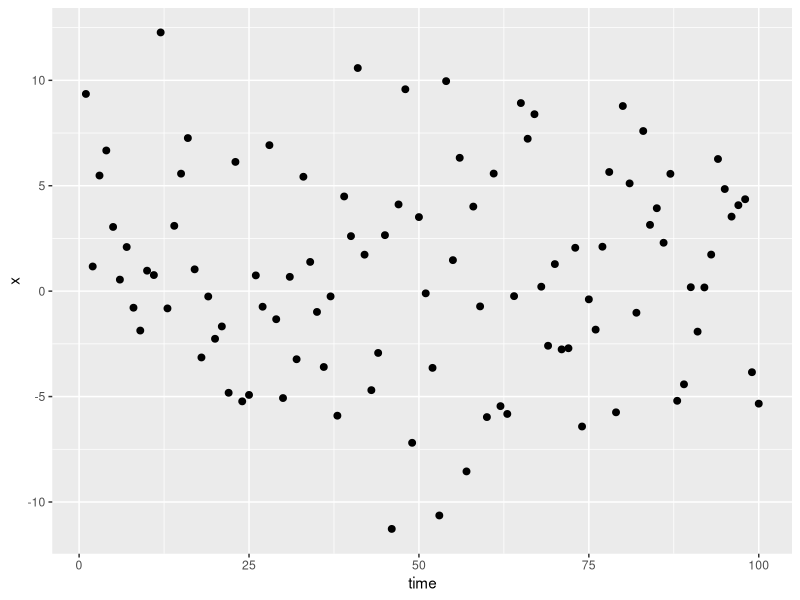
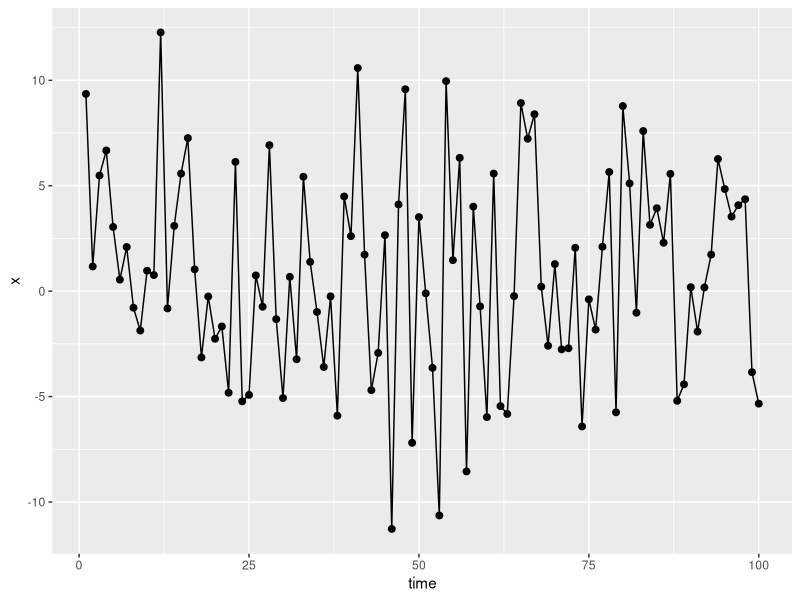
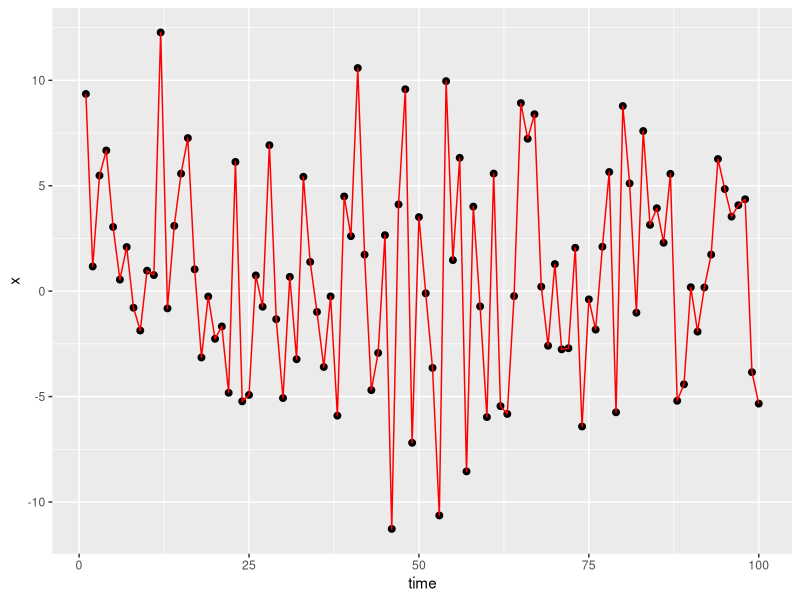
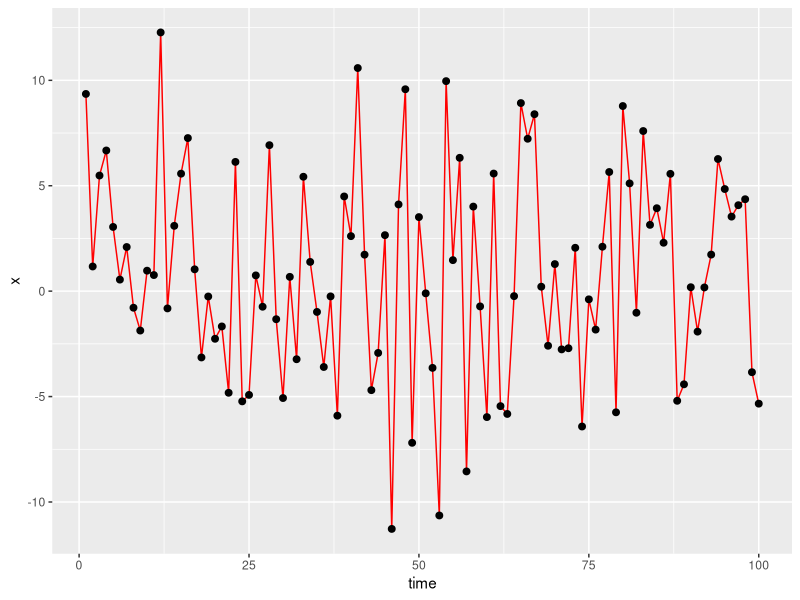
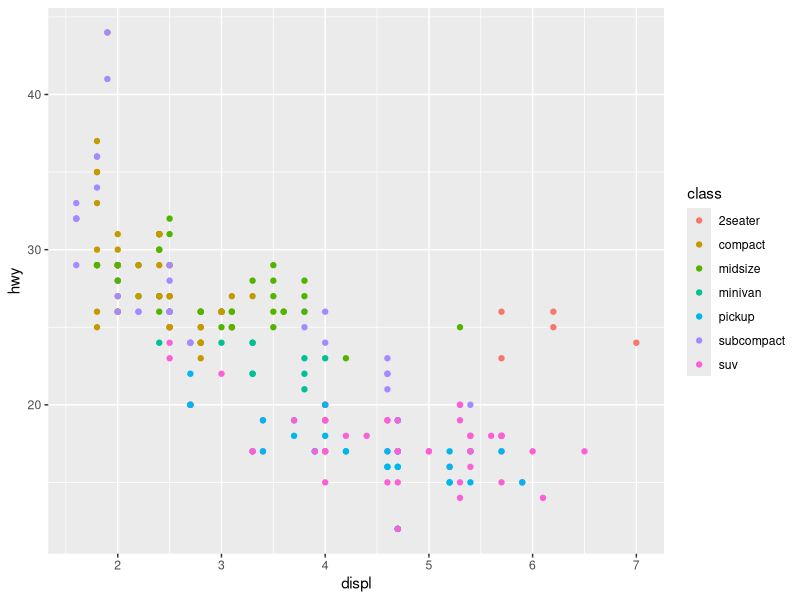
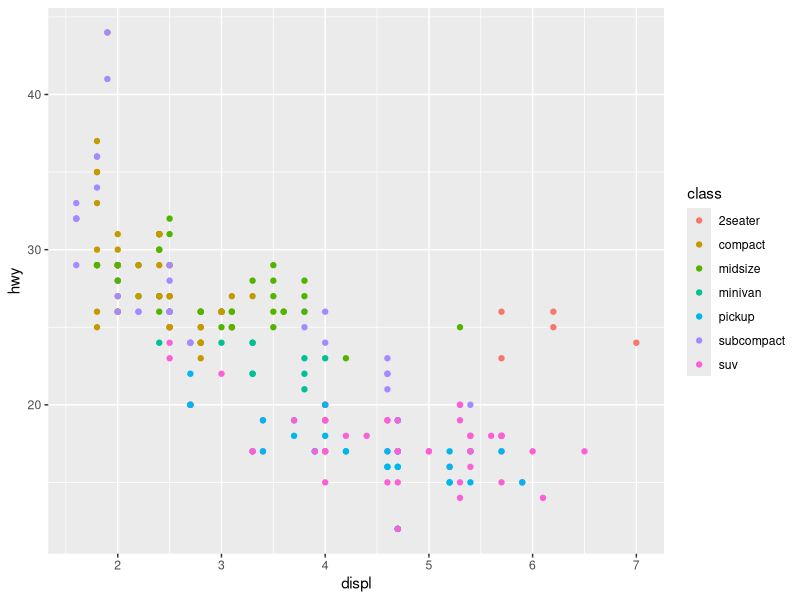
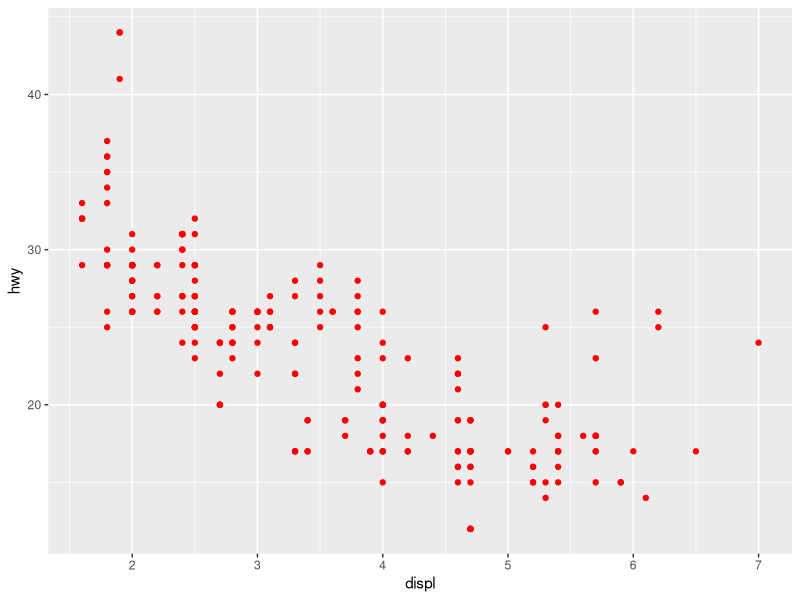
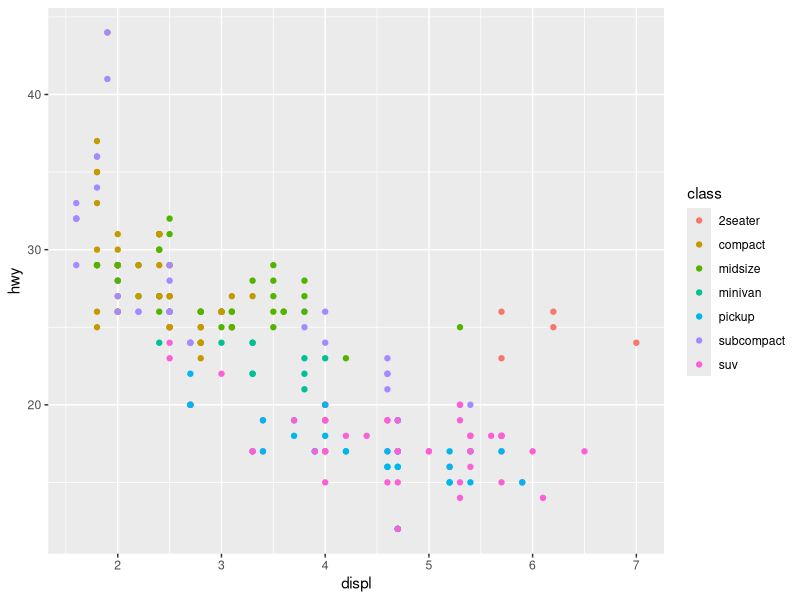

Source code (R) for these figures, in order: (Note: this script raises an error after producing the figures.)
## ---- chunk 1
library(tidyverse)
## ---- chunk 2
diamonds   # Ctrl + Enter で実行
## ---- chunk 3
mpg   # Ctrl + Enter で実行
## ---- chunk 4
# データの用意　　　　　　　　　　 # Ctrl + Shift + Enter で実行
time <- 1:100                      # 時間 1秒から100秒まで1秒刻みで作成
x <- rnorm(100, mean = 0, sd = 5)  # 正規分布にしたがう乱数を発生
df <- tibble(time , x)             # time と x を データフレーム df に
df                                 # df の確認
## ---- chunk 5
# データの描画
ggplot(df, aes(time, x)) +
  geom_point(size = 2)
## ---- chunk 6
ggplot(df, aes(time, x)) +
  geom_point(size = 2) + 
  geom_line()
## ---- chunk 7
ggplot(df, aes(time, x)) +
  geom_point(size = 2) + 
  geom_line(col = "red")
## ---- chunk 8
ggplot(df, aes(time, x)) +
  geom_line(col = "red") +    　# geom_line を先に実行
  geom_point(size = 2)
## ---- chunk 9
# 基本
ggplot(data = mpg, aes(x = displ, y = hwy, col = class)) +  # displ：排気量, hwy：高速道路での燃費（マイル/ガロン） 
  geom_point()
## ---- chunk 10
# データフレームに含まれるデータの変数名の確認方法①
str(mpg)
## ---- chunk 11
# データフレームに含まれるデータの変数名の確認方法②
mpg
## ---- chunk 12
# geom の中で　aes() を指定する
ggplot(data = mpg) +  # displ：排気量, hwy：高速道路での燃費（マイル/ガロン） 
  geom_point(aes(x = displ, y = hwy, col = class))
## ---- chunk 13
# マーカーの色をすべて同じ色に変える
ggplot(data = mpg) +  # displ：排気量, hwy：高速道路での燃費（マイル/ガロン） 
  geom_point(aes(x = displ, y = hwy), col = "red")  # col を aes() の外に出す
## ---- chunk 14
# data = や x = を省略
ggplot(mpg) +  # displ：排気量, hwy：高速道路での燃費（マイル/ガロン） 
  geom_point(aes(displ, hwy, col = class))  
## ---- chunk 15
ggplot(mpg) + 
  geom_point(aes(displ, hwy, col = class), position = "jitter")  # position = jitter 追加
## ---- chunk 16
# geom_jitter
ggplot(mpg) + 
  geom_jitter(aes(displ, hwy, col = class), width = 1)
## ---- chunk 17
# データに適合する直線を描く
ggplot(mpg, aes(displ, hwy)) +
  geom_point() +
  geom_smooth(method = "lm")  # 線形回帰
## ---- chunk 18
# データに適合する曲線を描く
ggplot(mpg, aes(displ, hwy)) +
  geom_point() +
  geom_smooth(method = "loess")  # loess による適合
## ---- chunk 19
# データに適合する曲線を描く
ggplot(mpg, aes(displ, hwy, col = drv)) +
  geom_point() +
  geom_smooth(method = "loess")  # loess による適合
## ---- chunk 20
# データに適合する曲線を描く
ggplot(mpg, aes(displ, hwy, group = drv)) +   # col → group に変更
  geom_point() +
  geom_smooth(method = "loess")  # loess による適合
## ---- chunk 21
# 箱ひげ図
ggplot(mpg, aes(class, hwy)) +
         geom_boxplot()
## ---- chunk 22
# 箱ひげ図：色分け
ggplot(mpg, aes(class, hwy, fill = class)) +
         geom_boxplot()
## ---- chunk 23
# 棒グラフ
ggplot(diamonds) +
  geom_bar(aes(cut))
## ---- chunk 24
# cut ごとの diamonds の平均価格 - 後日説明
price.mean <- diamonds %>%
  group_by(cut) %>%          # cut でデータをグループ化
  summarize(                 # 要約量を出力する関数
    price = mean(price)      # mean: 平均値を出力
  )

# 棒グラフ
ggplot(price.mean, aes(fill = cut)) +          # geom_bar も fill で色分けする
  geom_bar(aes(cut, price), stat = "identity")
## ---- chunk 25
# 積み上げ棒グラフ
ggplot(diamonds, aes(x = cut, fill = clarity)) +
  geom_bar()
## ---- chunk 26
# 積み上げ棒グラフ - 割合
ggplot(diamonds, aes(x = cut, fill = clarity)) +
  geom_bar(position = "fill")       # position = "fill" を指定
## ---- chunk 27
# 積み上げ棒グラフ
ggplot(diamonds, aes(x = cut, fill = clarity)) +
  geom_bar(position = "dodge")    # position = "dodge" を指定
## ---- chunk 28
ggplot(diamonds, aes(price)) +
  geom_histogram(fill = "purple", bins = 20, col = "black")
## ---- chunk 29
ggplot(diamonds, aes(price)) +
  geom_histogram(fill = "purple", binwidth = 500, col = "black")
## ---- chunk 30
x <- tibble(val = rnorm(10000, mean = 0, sd = 1))    # 標準正規分布にしたがう乱数を10000個生成
ggplot(x, aes(val)) +
  geom_histogram(col = "black", fill = "green")
## ---- chunk 31
# 平均値
mean(x$val)
## ---- chunk 32
# 標準偏差
sd(x$val)
## ---- chunk 33
# 分位点を求める
summary(x$val)
## ---- chunk 34
ggplot(diamonds, aes(price, fill = cut)) +
  geom_histogram(col = "black")
## ---- chunk 35
ggplot(diamonds, aes(price, col = cut)) +
  geom_freqpoly()
## ---- chunk 36
ggplot(diamonds, aes(price, col = cut)) +
  geom_freqpoly(size = 1)        # size を追加
## ---- chunk 37
# geom_count
ggplot(diamonds) +
  geom_count(aes(cut, color))
## ---- chunk 38
# 変数の組み合わせごとのデータをカウントする
diamonds %>%
  count(cut, color)
## ---- chunk 39
diamonds %>%
  count(cut, color) %>%
  ggplot(aes(color, cut)) +
  geom_tile(aes(fill = n))
## ---- chunk 40
ggplot(diamonds) +
  geom_bin2d(aes(carat, price))
## ---- chunk 41
ggplot(diamonds) +
  geom_bin2d(aes(carat, price)) +
  scale_fill_gradientn(colors = rainbow(7))
## ---- chunk 42
ggplot(diamonds) +
  geom_bin2d(aes(carat, price)) +
  scale_fill_gradient(low = "black", high = "white")
## ---- chunk 43
ggplot(diamonds, aes(cut, cut_number(carat, 15), fill = price)) +
  geom_tile(col = "black", size = 0.5) +
  scale_fill_gradientn(colors =heat.colors(10))
## ---- chunk 44
# facet_wrap
ggplot(diamonds, aes(carat, price)) +
  geom_point() +
  facet_wrap(~cut, ncol = 2)
## ---- chunk 45
# facet_grid
ggplot(diamonds, aes(carat, price)) +
  geom_point() +
  facet_grid(color~cut)
## ---- chunk 46
p <- ggplot(mpg, aes(displ, hwy, col = class)) + 
  geom_point()
p
## ---- chunk 47
p + theme_bw()   # () を忘れずに
## ---- chunk 48
p + labs(x = "排気量", y = "高速道路上の燃費")
## ---- chunk 49
p + 
  scale_x_continuous(name = "排気量") +
  scale_y_continuous(name = "高速道路上の燃費")
## ---- chunk 50
p + labs(title = "クルマの排気量 vs 高速道路上の燃費", subtitle = "〜mpg データセット〜")
## ---- chunk 51
p + ggtitle("クルマの排気量 vs 高速道路上の燃費", subtitle = "〜mpg データセット〜", hjust)
## ---- chunk 52
p +
  ggtitle("クルマの排気量 vs 高速道路上の燃費", subtitle = "〜mpg データセット〜") +
  theme(plot.title = element_text(hjust = 0.5), plot.subtitle = element_text(hjus = 0.5))
## ---- chunk 53
theme_update(plot.title = element_text(hjust = 0.5))
## ---- chunk 54
# 全体の大きさを変える：全文字列に適用
p + 
  ggtitle("クルマの排気量 vs 高速道路上の燃費") +
  theme(text = element_text(size = rel(4)),
        plot.title = element_text(size = rel(4)),
        legend.text = element_text(size = rel(3)))
## ---- chunk 55
# 表示範囲を変える
p + 
  scale_x_continuous(limits = c(4,7)) +
  scale_y_continuous(limits = c(10, 30))
## ---- chunk 56
# 目盛りを変える
p + 
  scale_x_continuous(breaks = seq(1, 7, by = 0.5)) +
  scale_y_continuous(breaks = seq(10, 50, by = 2.5))
## ---- chunk 57
seq(1, 7, by = 0.5)   # Ctrl + Enter で実行
## ---- chunk 58
# 目盛線の色や太さを変える
p + 
  theme(
    panel.border = element_rect(color = "black", fill = NA),
    panel.grid.major = element_line(color = "black", size = 0.3),
    panel.grid.minor = element_line(color = "black", size = 0.3)
    )
## ---- chunk 59
# 目盛線を非表示にする
p + 
  theme(
    panel.grid.major = element_blank(),
    panel.grid.minor = element_blank()
    )
## ---- chunk 60
ggplot(diamonds, aes(cut, price)) +
  geom_boxplot() +
  coord_flip()
